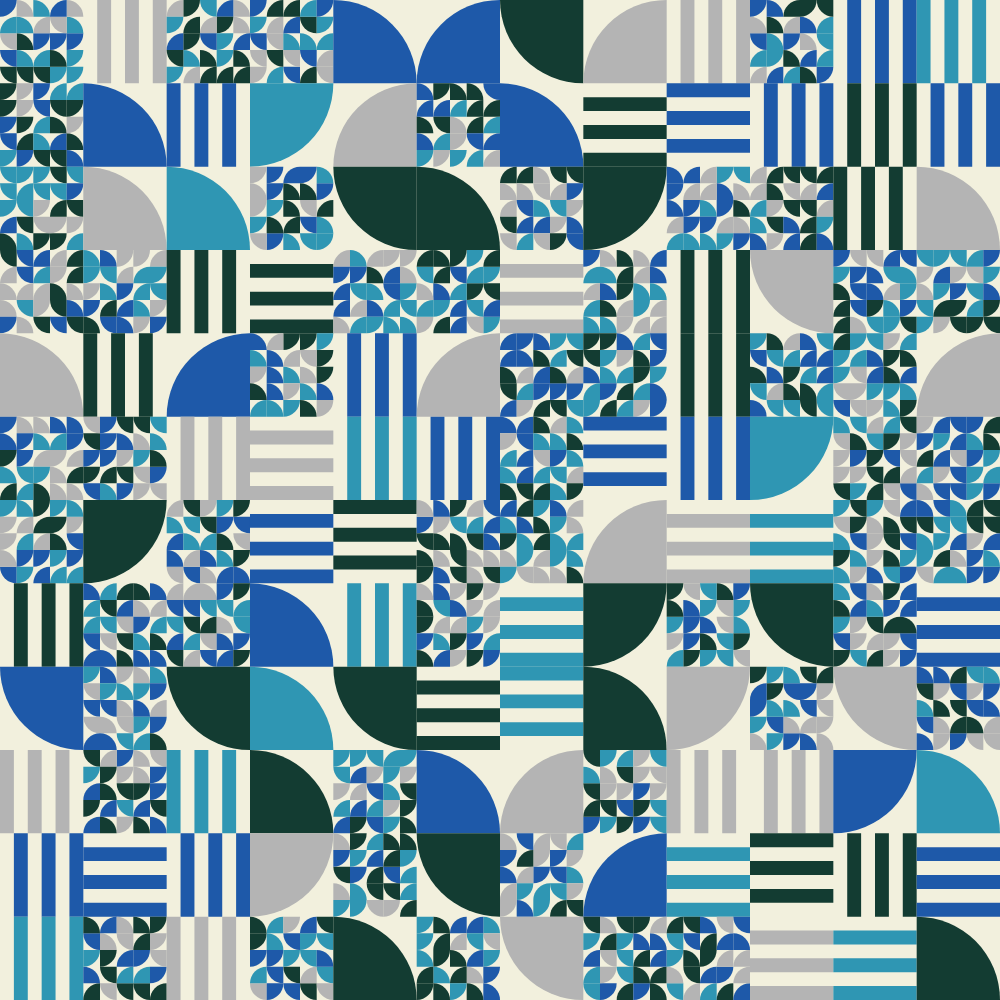
Frame 1 (no input)
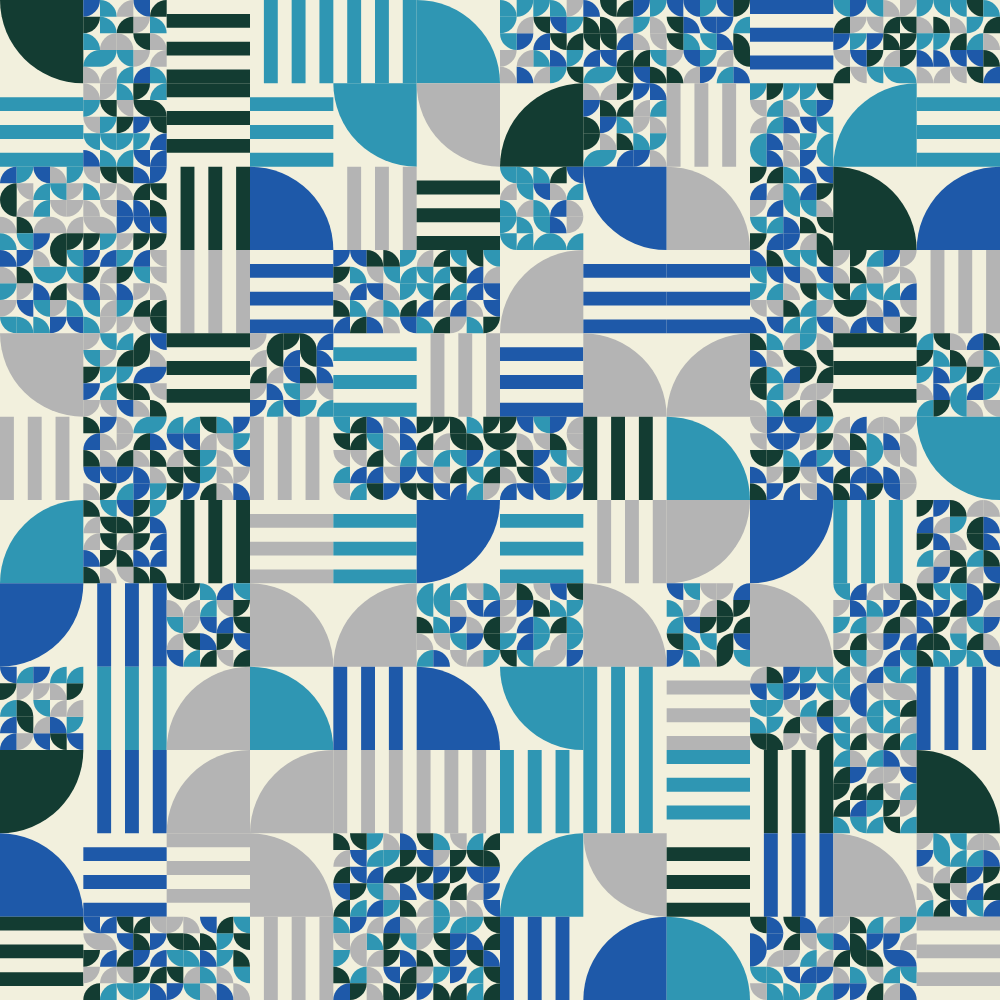
Frame 2 (the mouse pressed at the canvas centre, redrawn once)

The p5.js sketch that drew these frames (run headless with seeded random() and noise() and a simulated clock; the mouse was pressed at the canvas centre and the sketch redrawn once):

// p5.js sketch
// ── sketch.js
// set up color palette and reformat them
let colors = "1e59a9-2f96b3-133c32-b4b4b4".split("-").map((a) => "#" + a);

function setup() {
  createCanvas(windowHeight, windowHeight);
}

function multArc(n,l) {
  var num = n;
  var length = l;
  for (let x = 0; x < num; x++) {
    let i = length / n;
    for (let y = 0; y < num; y++) {
      c = color(colors[int(random(0,4))]); //select color from palette
      fill(c);
      push();
      translate(x*i,y*i);
      translate(i / 2, i / 2);
      rotate(HALF_PI * int(random(1, 8)));
      translate(-i/2,-i/2)
      arc(0, 0, i * 2, i * 2, 0, HALF_PI);
      pop();
    }
  }
}

function draw() {
  background("#f2f0dd");
  for (let x = 0; x < 12; x++) {
    let i = width / 12;
    for (let y = 0; y < 12; y++) {
      // translate the shape position
      push();
      noStroke();
      translate(x * i, y * i);
      translate(i / 2, i / 2);
      rotate(HALF_PI * int(random(1, 8)));
      translate(-i/2,-i/2)
      
      // fill random colors
      c = color(colors[int(random(0,4))]); //select color from palette
      fill(c);
      
      // draw different shapes
      let weightedRandom = random(300);
      if (weightedRandom < 100) {
        arc(0, 0, i * 2, i * 2, 0, HALF_PI);
      } 
      else if (weightedRandom > 200) {
        multArc(5,i)
      }
      else {
        push();
        rect(0,0,i,i/6);
        rect(0,i/3,i,i/6);
        rect(0,i/3*2,i,i/6);
        pop()
      }
      pop();
    }
  }
  noLoop();
}
